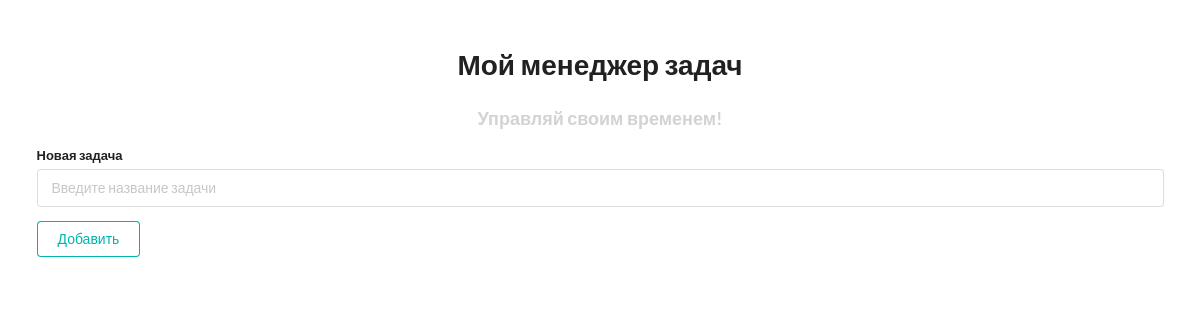
The app's page /, older data.
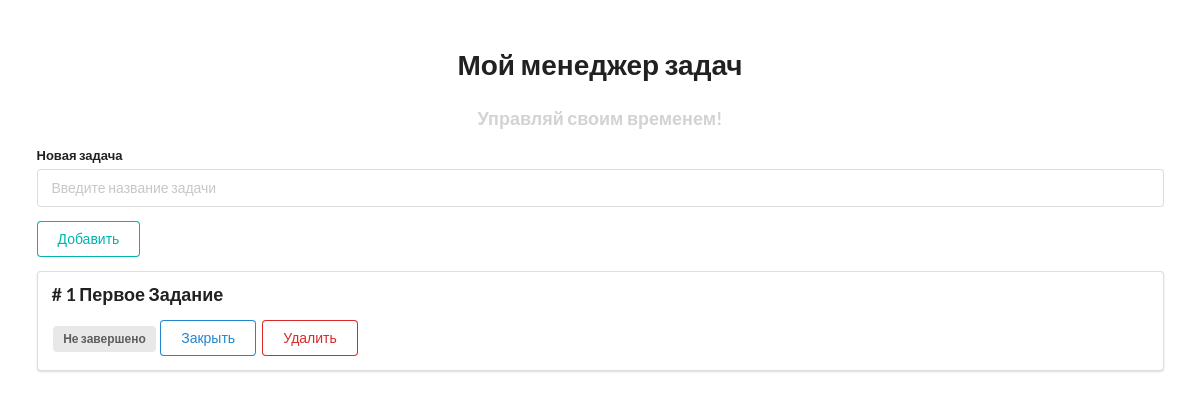
The same page, newer data.
### todo_list/models.py (models this page shows, shortened)
class ToDo(models.Model):
    title = models.CharField("Название Задания", max_length=500)
    is_complete = models.BooleanField("Завершено", default=False)
    class Meta:
        verbose_name = "Задание"
        verbose_name_plural = "Задания"

### todo_list/views.py (the view)
# urls.py: path("", views.index, name="index"),
def index(request):
    todos = ToDo.objects.all()
    return render(
        request,
        "todo_project/index.html",
        {"todo_list": todos, "title": "Главная Страница"},
    )

### templates/todo_project/index.html (shortened to what this page needs)
{% extends "todo_project/layout.html" %}
{% block content %}
<div style="margin-top: 50px;" class="ui container">
    <h1 class="ui center aligned header">Мой менеджер задач</h1>
    <h3 class=" test_style ">Управляй своим временем!</h3>
    <form class="ui form" action="{% url 'add' %}" method="post">
        <div class="field">
            <label>Новая задача</label>
            <input type="text" name="title" placeholder="Введите название задачи"><br>
        </div>
        <button class="ui teal basic button" type="submit">Добавить</button>
    </form>
    {% for todo in todo_list %}
    <div class="ui segment container ">
        <p class="ui big header"># {{todo.id}} {{todo.title}}</p>
        {% if todo.is_complete == False %}
        <span class="ui gray label">Не завершено</span>
        <a class="ui primary basic button" href="{% url 'update' todo_id=todo.id %}">Закрыть</a>
        {% else %}
        <span class="ui green label">Завершено</span>
        <a class="ui blue button" href="{% url 'update' todo_id=todo.id %}">Открыть</a>
        {% endif %}
        <a class="ui negative basic button" href="{% url 'delete' todo_id=todo.id %}">Удалить</a>
    </div>
    {% endfor %}
    {% endblock content %}

Row changes from the older to the newer data that the page shows:
added ToDo: id "1", title "Первое Задание", is_complete "Не завершено"
